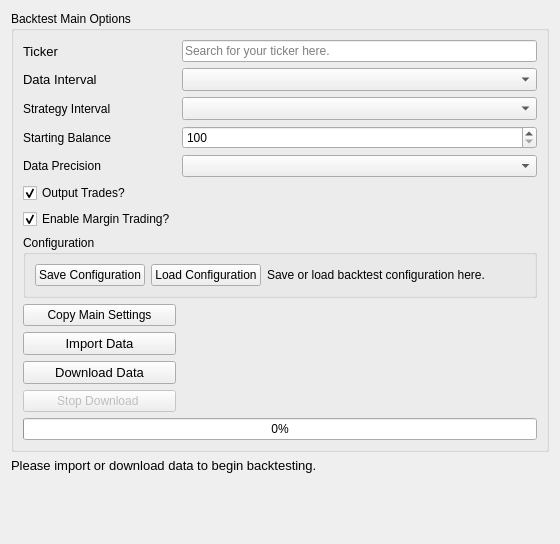
             <widget class="QWidget" name="backtestMainTab">
              <attribute name="title">
               <string>Main</string>
              </attribute>
              <layout class="QGridLayout" name="gridLayout_16">
               <item row="0" column="0">
                <widget class="QGroupBox" name="backtestMainOptionsGroupBox">
                 <property name="sizePolicy">
                  <sizepolicy hsizetype="Preferred" vsizetype="Maximum">
                   <horstretch>0</horstretch>
                   <verstretch>0</verstretch>
                  </sizepolicy>
                 </property>
                 <property name="title">
                  <string>Backtest Main Options</string>
                 </property>
                 <layout class="QGridLayout" name="gridLayout_8">
                  <item row="1" column="0">
                   <widget class="QLabel" name="backtestTickerLabel">
                    <property name="sizePolicy">
                     <sizepolicy hsizetype="Fixed" vsizetype="Preferred">
                      <horstretch>0</horstretch>
                      <verstretch>0</verstretch>
                     </sizepolicy>
                    </property>
                    <property name="font">
                     <font>
                      <pointsize>10</pointsize>
                     </font>
                    </property>
                    <property name="text">
                     <string>Ticker</string>
                    </property>
                   </widget>
                  </item>
                  <item row="3" column="0">
                   <widget class="QLabel" name="backtestStrategyIntervalLabel">
                    <property name="text">
                     <string>Strategy Interval</string>
                    </property>
                   </widget>
                  </item>
                  <item row="2" column="0">
                   <widget class="QLabel" name="backtestIntervalLabel">
                    <property name="sizePolicy">
                     <sizepolicy hsizetype="Fixed" vsizetype="Preferred">
                      <horstretch>0</horstretch>
                      <verstretch>0</verstretch>
                     </sizepolicy>
                    </property>
                    <property name="font">
                     <font>
                      <pointsize>10</pointsize>
                     </font>
                    </property>
                    <property name="text">
                     <string>Data Interval</string>
                    </property>
                   </widget>
                  </item>
                  <item row="4" column="0">
                   <widget class="QLabel" name="backtestStartingBalance">
                    <property name="text">
                     <string>Starting Balance</string>
                    </property>
                   </widget>
                  </item>
                  <item row="2" column="1" colspan="2">
                   <widget class="QComboBox" name="backtestIntervalComboBox">
                    <property name="font">
                     <font>
                      <pointsize>10</pointsize>
                     </font>
                    </property>
                    <property name="currentText">
                     <string/>
                    </property>
                   </widget>
                  </item>
                  <item row="4" column="1" colspan="2">
                   <widget class="QSpinBox" name="backtestStartingBalanceSpinBox">
                    <property name="minimum">
                     <number>100</number>
                    </property>
                    <property name="maximum">
                     <number>1000000</number>
                    </property>
                   </widget>
                  </item>
                  <item row="5" column="0">
                   <widget class="QLabel" name="backtestPrecisionLabel">
                    <property name="text">
                     <string>Data Precision</string>
                    </property>
                   </widget>
                  </item>
                  <item row="6" column="0">
                   <widget class="QCheckBox" name="backtestOutputTradesCheckBox">
                    <property name="toolTip">
                     <string>If a backtest has a lot of trades, it can take a while to open the file. If you're just interested in the results and not the trades, untick this.</string>
                    </property>
                    <property name="text">
                     <string>Output Trades?</string>
                    </property>
                    <property name="checked">
                     <bool>true</bool>
                    </property>
                   </widget>
                  </item>
                  <item row="19" column="0" colspan="3">
                   <widget class="QProgressBar" name="backtestDownloadProgressBar">
                    <property name="value">
                     <number>0</number>
                    </property>
                   </widget>
                  </item>
                  <item row="14" column="0">
                   <widget class="QPushButton" name="backtestDownloadDataButton">
                    <property name="sizePolicy">
                     <sizepolicy hsizetype="Preferred" vsizetype="Fixed">
                      <horstretch>0</horstretch>
                      <verstretch>0</verstretch>
                     </sizepolicy>
                    </property>
                    <property name="font">
                     <font>
                      <pointsize>10</pointsize>
                     </font>
                    </property>
                    <property name="text">
                     <string>Download Data</string>
                    </property>
                    <property name="autoDefault">
                     <bool>false</bool>
                    </property>
                   </widget>
                  </item>
                  <item row="12" column="1">
                   <widget class="QLabel" name="backtestCopyLabel">
                    <property name="text">
                     <string/>
                    </property>
                   </widget>
                  </item>
                  <item row="13" column="0">
                   <widget class="QPushButton" name="backtestImportDataButton">
                    <property name="sizePolicy">
                     <sizepolicy hsizetype="Preferred" vsizetype="Fixed">
                      <horstretch>0</horstretch>
                      <verstretch>0</verstretch>
                     </sizepolicy>
                    </property>
                    <property name="font">
                     <font>
                      <pointsize>10</pointsize>
                     </font>
                    </property>
                    <property name="whatsThis">
                     <string>Import CSV data here.</string>
                    </property>
                    <property name="text">
                     <string>Import Data</string>
                    </property>
                    <property name="autoDefault">
                     <bool>false</bool>
                    </property>
                   </widget>
                  </item>
                  <item row="7" column="0">
                   <widget class="QCheckBox" name="backtestMarginTradingCheckBox">
                    <property name="toolTip">
                     <string>If you don't want to simulate margin trading, untick this.</string>
                    </property>
                    <property name="text">
                     <string>Enable Margin Trading?</string>
                    </property>
                    <property name="checked">
                     <bool>true</bool>
                    </property>
                   </widget>
                  </item>
                  <item row="18" column="0">
                   <widget class="QPushButton" name="backtestStopDownloadButton">
                    <property name="enabled">
                     <bool>false</bool>
                    </property>
                    <property name="text">
                     <string>Stop Download </string>
                    </property>
                    <property name="autoDefault">
                     <bool>false</bool>
                    </property>
                   </widget>
                  </item>
                  <item row="18" column="1">
                   <widget class="QLabel" name="backtestDownloadLabel">
                    <property name="text">
                     <string/>
                    </property>
                   </widget>
                  </item>
                  <item row="12" column="0">
                   <widget class="QPushButton" name="backtestCopySettingsButton">
                    <property name="sizePolicy">
                     <sizepolicy hsizetype="Preferred" vsizetype="Fixed">
                      <horstretch>0</horstretch>
                      <verstretch>0</verstretch>
                     </sizepolicy>
                    </property>
                    <property name="text">
                     <string>Copy Main Settings</string>
                    </property>
                    <property name="autoDefault">
                     <bool>false</bool>
                    </property>
                   </widget>
                  </item>
                  <item row="8" column="0" colspan="3">
                   <widget class="QGroupBox" name="groupBox_2">
                    <property name="title">
                     <string>Configuration</string>
                    </property>
                    <layout class="QHBoxLayout" name="horizontalLayout_6">
                     <item>
                      <widget class="QPushButton" name="backtestSaveConfigurationButton">
                       <property name="text">
                        <string>Save Configuration</string>
                       </property>
                       <property name="autoDefault">
                        <bool>false</bool>
                       </property>
                      </widget>
                     </item>
                     <item>
                      <widget class="QPushButton" name="backtestLoadConfigurationButton">
                       <property name="text">
                        <string>Load Configuration</string>
                       </property>
                       <property name="autoDefault">
                        <bool>false</bool>
                       </property>
                      </widget>
                     </item>
                     <item>
                      <widget class="QLabel" name="backtestConfigurationResult">
                       <property name="text">
                        <string>Save or load backtest configuration here.</string>
                       </property>
                      </widget>
                     </item>
                     <item>
                      <spacer name="horizontalSpacer_7">
                       <property name="orientation">
                        <enum>Qt::Horizontal</enum>
                       </property>
                       <property name="sizeHint" stdset="0">
                        <size>
                         <width>40</width>
                         <height>20</height>
                        </size>
                       </property>
                      </spacer>
                     </item>
                    </layout>
                   </widget>
                  </item>
                  <item row="3" column="1" colspan="2">
                   <widget class="QComboBox" name="backtestStrategyIntervalCombobox">
                    <property name="font">
                     <font>
                      <pointsize>10</pointsize>
                     </font>
                    </property>
                    <property name="currentText">
                     <string/>
                    </property>
                   </widget>
                  </item>
                  <item row="1" column="1" colspan="2">
                   <widget class="QLineEdit" name="backtestTickerLineEdit">
                    <property name="placeholderText">
                     <string>Search for your ticker here.</string>
                    </property>
                    <property name="clearButtonEnabled">
                     <bool>true</bool>
                    </property>
                   </widget>
                  </item>
                  <item row="5" column="1" colspan="2">
                   <widget class="QComboBox" name="backtestPrecisionComboBox"/>
                  </item>
                 </layout>
                </widget>
               </item>
               <item row="1" column="0">
                <widget class="QLabel" name="backtestInfoLabel">
                 <property name="font">
                  <font>
                   <pointsize>10</pointsize>
                  </font>
                 </property>
                 <property name="text">
                  <string>Please import or download data to begin backtesting.</string>
                 </property>
                 <property name="alignment">
                  <set>Qt::AlignLeading|Qt::AlignLeft|Qt::AlignVCenter</set>
                 </property>
                 <property name="wordWrap">
                  <bool>true</bool>
                 </property>
                </widget>
               </item>
               <item row="2" column="0">
                <widget class="QLabel" name="backtestDataLabel">
                 <property name="text">
                  <string/>
                 </property>
                </widget>
               </item>
               <item row="3" column="0">
                <spacer name="verticalSpacer_7">
                 <property name="orientation">
                  <enum>Qt::Vertical</enum>
                 </property>
                 <property name="sizeHint" stdset="0">
                  <size>
                   <width>20</width>
                   <height>40</height>
                  </size>
                 </property>
                </spacer>
               </item>
              </layout>
             </widget>
